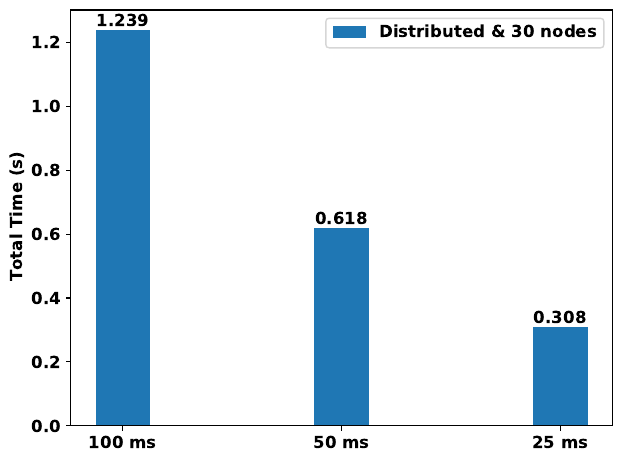

Python code for this plot:
import matplotlib.pyplot as plt
import numpy as np

# font = {'family' : 'normal',
#         'weight' : 'bold',
#         'size'   : 12}
# #
# plt.rc('font', **font)

SMALL_SIZE = 12
MEDIUM_SIZE = 12
BIGGER_SIZE = 12

plt.rc('font', size=SMALL_SIZE)          # controls default text sizes
plt.rc('axes', titlesize=SMALL_SIZE)     # fontsize of the axes title
plt.rc('axes', labelsize=MEDIUM_SIZE)    # fontsize of the x and y labels
plt.rc('xtick', labelsize=SMALL_SIZE)    # fontsize of the tick labels
plt.rc('ytick', labelsize=SMALL_SIZE)    # fontsize of the tick labels
plt.rc('legend', fontsize=SMALL_SIZE)    # legend fontsize
plt.rc('figure', titlesize=BIGGER_SIZE)  # fontsize of the figure title

plt.rcParams.update({'font.size': 12})
plt.rcParams['font.weight'] = 'bold'
plt.rcParams['axes.labelweight'] = 'bold'
plt.rcParams['axes.titleweight'] = 'bold'
plt.rcParams['figure.titleweight'] = 'bold'
print(plt.rcParams.keys())

labels = ['100 ms', '50 ms', '25 ms']
# centralized = [0.01, 0.01, 0.01]
distributed = [1.239, 0.618, 0.308]

x = np.arange(len(labels))  # the label locations
width = 0.25  # the width of the bars

fig, ax = plt.subplots()
# rects1 = ax.bar(x - width / 2, centralized, width, label='Centralized')
rects2 = ax.bar(x, distributed, width, label='Distributed & 30 nodes')

# Add some text for labels, title and custom x-axis tick labels, etc.
ax.set_ylabel('Total Time (s)')
#ax.set_xlabel('Beacon-like packet interval (ms)')
#ax.set_title('CDS Calculation Time with Respect to Beacon-Like Interval')
ax.set_xticks(x)
ax.set_xticklabels(labels)
ax.legend(loc="upper right")


def autolabel(rects):
    """Attach a text label above each bar in *rects*, displaying its height."""
    for rect in rects:
        height = rect.get_height()
        ax.annotate('{}'.format(height),
                    xy=(rect.get_x() + rect.get_width() / 2, height),
                    xytext=(0, 0),  # 3 points vertical offset
                    textcoords="offset points",
                    ha='center', va='bottom')


# autolabel(rects1)
autolabel(rects2)

fig.tight_layout()

plt.show()

fig.savefig("CDS_time_under_varying_interval.pdf", bbox_inches='tight')

